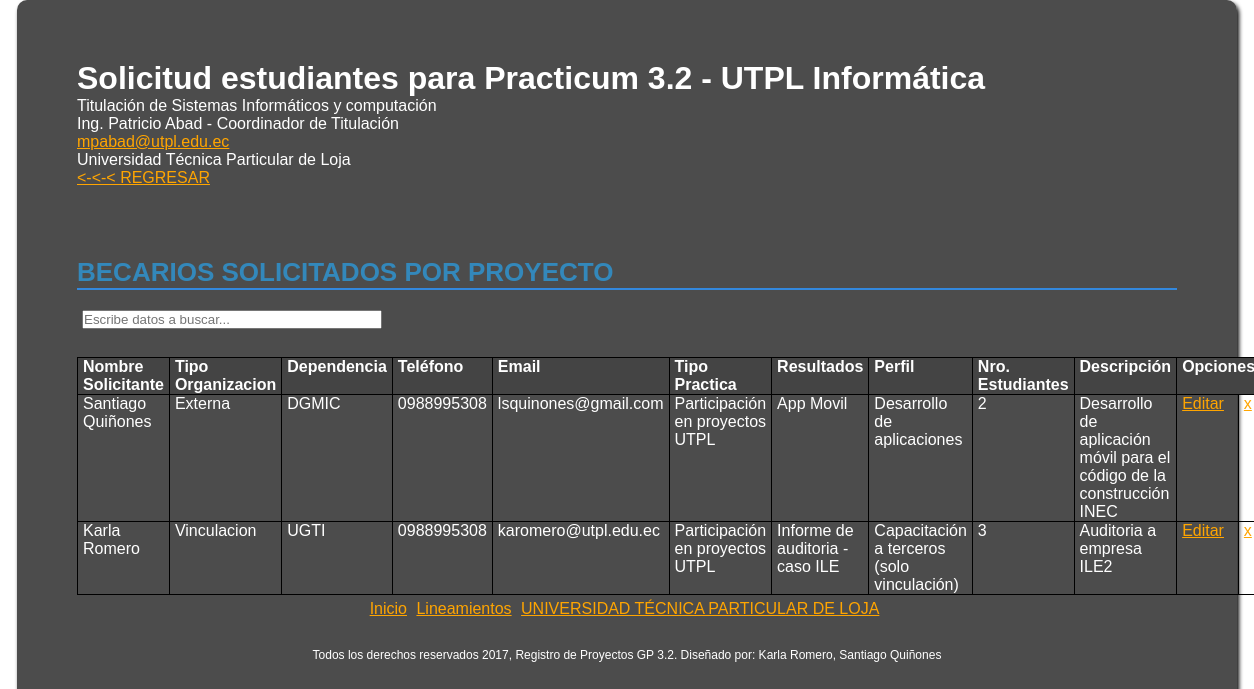
The app's page /listar.php with its own data.
### tables this page shows
CREATE TABLE IF NOT EXISTS `proyectos` (
`id` int(11) NOT NULL,
  `nombreSolicitante` varchar(100) NOT NULL,
  `tipoOrganizacion` varchar(100) NOT NULL,
  `dependencia` varchar(100) NOT NULL,
  `telefono` varchar(100) NOT NULL,
  `email` varchar(100) NOT NULL,
  `tipoPractica` varchar(100) NOT NULL,
  `resultados` varchar(100) NOT NULL,
  `perfil` varchar(100) NOT NULL,
  `nroEstudiantes` int(3) NOT NULL,
  `descripcionTrabajo` varchar(100) NOT NULL
);

### listar.php (the view, shortened to what this page needs)
<html>
<head>
	<link rel="stylesheet" type="text/css" href="css/estilo.css">
</head>
<body>
	<?php
		    function imprimirCorreo(){
		    	$correo = obtenerCorreo();
		    	echo '<a href="mailto:'. $correo. '">'. $correo .'</a>';
		    }
			function obtenerDireccion(){
				$direccion = 'Titulación de Sistemas Informáticos y computación';
				return $direccion;
			}
			function obtenerCorreo(){
				$correo = 'mpabad@utpl.edu.ec';
				return $correo;
			}
			function nombreDirector(){
				$telefono = 'Ing. Patricio Abad - Coordinador de Titulación';
				return $telefono;
			}
			function obtenerNombre(){
				$nombre = "Solicitud estudiantes para Practicum 3.2 - UTPL Informática";
				return $nombre;
			}
		?>
		<div class="contenidoLista">
			<div class = "seccion">
					<p>
						<h1>
							<?php print(obtenerNombre()); ?>
						</h1>
					</p>
					<p>
						<?php echo obtenerDireccion(); ?> <br/>
						<?php echo nombreDirector(); ?> <br/>
						<?php imprimirCorreo() ?>
					</p>
					<p>Universidad Técnica Particular de Loja</p>
					<p><a href="./index.php" ><-<-< REGRESAR</a></p>
			</div>
			<div class="seccion">
				<h2>BECARIOS SOLICITADOS POR PROYECTO</h2>
					<input type="text" id="buscador" placeholder="Escribe datos a buscar..." /><br><br>
					<?php
					require_once 'conf/StartConexion.php';
					$sql = "select id, nombreSolicitante, tipoOrganizacion, dependencia, telefono, email, tipoPractica, resultados, perfil, nroEstudiantes, descripcionTrabajo from proyectos";
					$resultado = $mysqli->query($sql);
					if (!$resultado = $mysqli->query($sql)) {
						echo "Error en la consulta.";
						exit;
					}
					echo "<table id=\"tabla\" >
					<thead>
						<tr>
							<td class = 'celda destacado' width='150'>Nombre Solicitante </td>
							<td class = 'celda destacado'>Tipo Organizacion </td>
							<td class = 'celda destacado'>Dependencia </td>
							<td class = 'celda destacado'>Teléfono </td>
							<td class = 'celda destacado'>Email </td>
							<td class = 'celda destacado'>Tipo Practica </td>
							<td class = 'celda destacado'>Resultados </td>
							<td class = 'celda destacado'>Perfil </td>
							<td class = 'celda destacado'>Nro. Estudiantes</td>
							<td class = 'celda destacado'>Descripción</td>
							<td colspan=\"2\">Opciones</td>
						</tr>
					</thead><tbody>";
					while($resultadoArr = $resultado -> fetch_array())
					{
						echo "<tr><td class = 'celda'>".$resultadoArr['nombreSolicitante']."</td>";
						echo "<td class = 'celda'>".$resultadoArr['tipoOrganizacion']."</td>";
						echo "<td class = 'celda'>".$resultadoArr['dependencia']."</td>";
						echo "<td class = 'celda'>".$resultadoArr['telefono']."</td>";
						echo "<td class = 'celda'>".$resultadoArr['email']."</td>";
						echo "<td class = 'celda'>".$resultadoArr['tipoPractica']."</td>";
						echo "<td class = 'celda'>".$resultadoArr['resultados']."</td>";
						echo "<td class = 'celda'>".$resultadoArr['perfil']."</td>";
						echo "<td class = 'celda'>".$resultadoArr['nroEstudiantes']."</td>";
						echo "<td class = 'celda'>".$resultadoArr['descripcionTrabajo']."</td>";
						echo "<td><a href='editar.php?id=".$resultadoArr['id']."'>Editar</a></td>";
						echo "<td ><a href='eliminar.php?id=".$resultadoArr['id']."'>x</a></td><tr>";
					}
					echo "</tbody>"
					?>
			</table>
			<footer>
					<div class="menu2">
						 <ul>
							<li><a href="./index.php">Inicio</a></li>
							<li><a href="#">Lineamientos</a></li>
							<li><a href="http://utpl.edu.ec">UNIVERSIDAD TÉCNICA PARTICULAR DE LOJA</a></li>
						</ul>
					 </div>
					<p>Todos los derechos reservados 2017, Registro de Proyectos GP 3.2. Diseñado por: Karla Romero, Santiago Quiñones</p>
				</footer>
	</div>
</body>
</html>

### css/estilo.css (style rules this page uses)
html { background: url(../imagenes/proyectos.jpg) no-repeat center center fixed; -webkit-background-size: cover; -moz-background-size: cover; -o-background-size: cover; background-size: cover; }
* { margin: 0; padding: 0; }
.contenidoLista { background-color: rgba(0, 0, 0, 0.7); border-radius: 10px; box-shadow: 2px 3px 4px black; color: white; font-family: 'Source sans Pro', Calibri, Tahoma, sans-serif; font-size: 16px; margin: auto; padding: 60px; width: 1100px; }
#tabla { border: 0px; border-collapse: collapse; color: white; height: auto; overflow: hidden; padding:0px 15px; width: 100%; }
#tabla th, #tabla td { vertical-align: top; padding: 0px 5px; text-align: left; border: 1px solid #000; border-collapse: collapse; }
#tabla thead { background-color: #444; border-bottom:1px #000 solid; color:#fff; font-weight: bold; }
.celda { height: auto; width: 130px; }
.destacado { font-weight: bold; }
.seccion { margin-bottom: 70px; text-align: justify; }
h2 { font-size: 26px; color: #3388BB; border-bottom: 2px solid #3388DD }
a[href] { color: orange; }
input, textarea, select { width : 300px; margin: 0; margin-bottom: 5px; margin-left: 5px; -webkit-box-sizing: border-box; -moz-box-sizing: border-box; box-sizing: border-box; }
#buscador { margin-top: 20px; margin-bottom: 10px; }
footer { clear: both; display: inline; margin-left:100px; margin-top: 0px; padding: 0px; text-align: left; }
footer p { color:#fff; font-size:12px; text-align:center; }
.menu2 ul { margin-bottom: 30px; margin-top: 5px; padding: 0px; text-align:center; }
.menu2 li { display: inline; list-style-type: none; padding-right: 5px; }

### records on screen
proyectos: nombreSolicitante "Santiago Quiñones", tipoOrganizacion "Externa", dependencia "DGMIC", telefono "0988995308", email "lsquinones@gmail.com", tipoPractica "Participación en proyectos UTPL", resultados "App Movil", perfil "Desarrollo de aplicaciones", nroEstudiantes "2", descripcionTrabajo "Desarrollo de aplicación móvil para el código de la construcción INEC"
proyectos: nombreSolicitante "Karla Romero", tipoOrganizacion "Vinculacion", dependencia "UGTI", telefono "0988995308", email "karomero@utpl.edu.ec", tipoPractica "Participación en proyectos UTPL", resultados "Informe de auditoria - caso ILE", perfil "Capacitación a terceros (solo vinculación)", nroEstudiantes "3", descripcionTrabajo "Auditoria a empresa ILE2"

### other values on screen
obtenerNombre() "Solicitud estudiantes para Practicum 3.2 - UTPL Informática"
obtenerDireccion() "Titulación de Sistemas Informáticos y computación"
nombreDirector() "Ing. Patricio Abad - Coordinador de Titulación"
$correo "mpabad@utpl.edu.ec"
